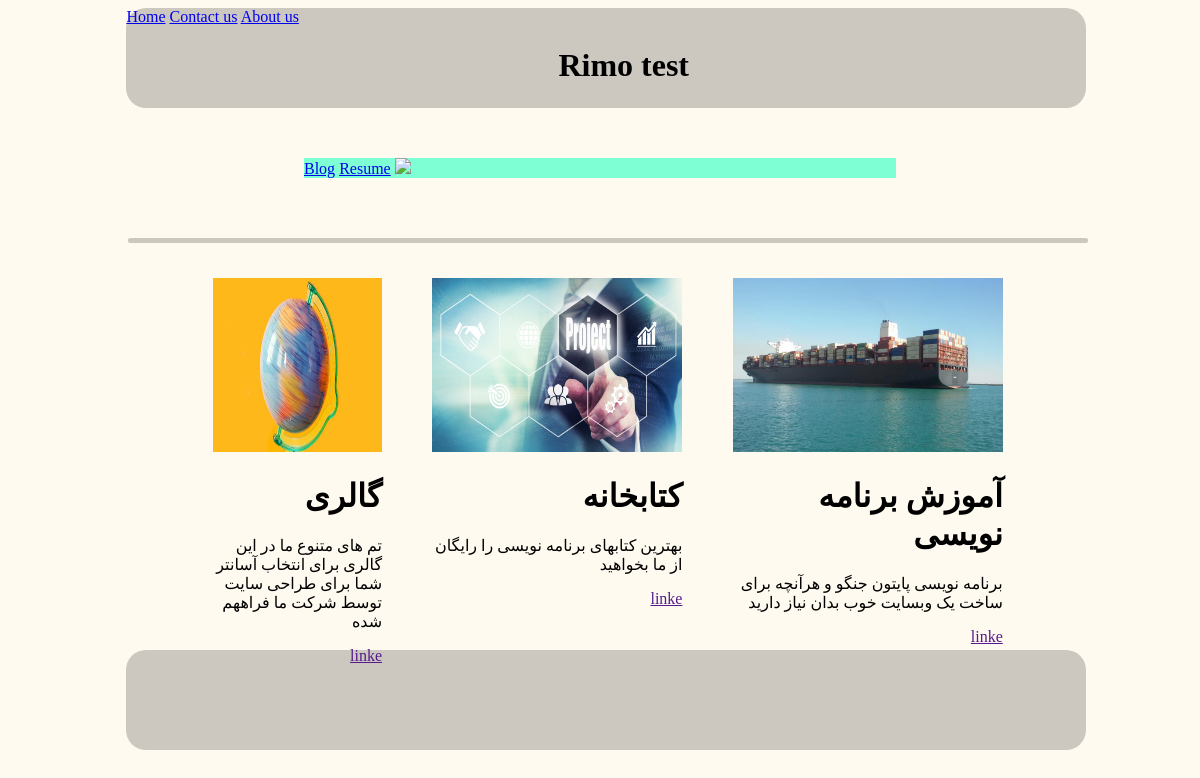
The page / on the database its author committed.
### portfolio/models.py (models this page shows, shortened)
class Project(models.Model):
        title =models.CharField(max_length = 100)
        description =models.CharField(max_length= 250)
        image = models.ImageField(upload_to='portfolio/images/')
        url =models.URLField(blank=True)

### portfolio/views.py (the view)
# urls.py: 2. Add a URL to urlpatterns:  path('', views.home, name='home')
def home (request):
    pro = Project.objects.all()
    return render (request, 'portfolio/home.html', {'pro': pro})

### portfolio/templates/portfolio/home.html
{% extends 'portfolio/base.html' %}
{% block content %}
    {% load static %}
    <div class="homep">
      <a href="{% url 'blog:blog' %}">Blog</a>
      <a href="{% static "portfolio/resume.pdf" %}">Resume</a>
      <img src="{% static "portfolio/profile1.png" %}" >
    </div>
    <div class="line">
    </div>
    <div class="tasks">
      {% for i in pro  %}
        <div class="task">
        <img src="{{i.image.url}}" width="350" alt="">
        <h1>{{i.title}}</h1>
        <p>{{i.description}}</p>
        <a href="{{i.url.url}}">linke</a>
        </div>
      {% endfor %}
    </div>
{%  endblock %}

### portfolio/templates/portfolio/base.html (shortened to what this page needs)
<!doctype html>
<html>
<head>
  {%load static %}
  <link rel="stylesheet" href="{%  static "portfolio/style.css" %}">
</head>
<body>
  <div class="nav">
    <div class="link">
      <div class="home">
        <a href="{% url 'home:home' %}">Home</a>
        <a href="{% url 'home:contact' %}">Contact us</a>
        <a href="{% url 'home:about' %}">About us</a>
      </div>
    </div>
    <h1>Rimo test</h1>
  </div>
  <div class="mid">
    {% block content %}
    {% endblock %}
  </div>
  <div class="foot">
  </div>
</body>
</html>

### portfolio/static/portfolio/style.css (style rules this page uses)
body { background: floralwhite; }
.nav { width: 80vw; height: 100px; margin-left: 10%; margin-right: 10%; background: rgba(0, 0, 0, 0.2); border-radius: 20px; }
.nav h1 { margin-left: 45%; }
.foot { width: 80vw; height: 100px; margin-left: 10%; margin-right: 10%; background: rgba(0, 0, 0, 0.2); border-radius: 20px; }
.homep { width: 50%; background-color: aquamarine; justify-content: space-around; margin-left: 25%; margin-right: 25%; margin-top: 50px; }
.homep img { width: 100%; }
.tasks { margin-left: 15vw; margin-right: 15vw; width: 70vw; margin-top: 10px; display: flex; justify-content: center; }
.task { margin:3%; display: inline-block; text-align: right; }
.task img { width: 100%; height: 50%; }
.line { border-radius: 2px; margin: 5vw; margin-left: 10vw; margin-bottom: 0; width: 80vw; height: 5px; background-color: rgba(0, 0, 0, 0.2) }

### rows shown on the page
Project: image (picture), title "گالری", description "تم های متنوع ما در این گالری برای انتخاب آسانتر شما برای طراحی سایت توسط شرکت ما فراههم شده"
Project: image (picture), title "کتابخانه", description "بهترین کتابهای برنامه نویسی را رایگان از ما بخواهید"
Project: image (picture), title "آموزش برنامه نویسی", description "برنامه نویسی پایتون جنگو و هرآنچه برای ساخت یک وبسایت خوب بدان نیاز دارید"
